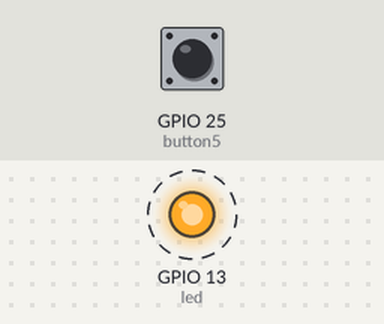
A sketch run on a simulated ESP32. Parts: output pins drawn as LEDs (lit = HIGH). Dashed ring = blinking. The test bench sets the inputs (shaded band); at power-on: GPIO 25 (button5) HIGH. What the sketch prints to the serial monitor is not drawn.

Above: at 4.8 s.
4.9 s: GPIO 25 (button5) pulled LOW for 2.35 s
Timing chart, 0 to 14.7 s (numbered marks = the images above; inputs shaded):
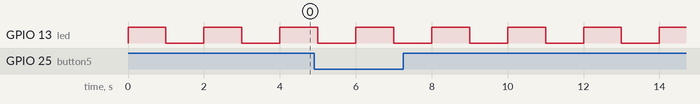

Measured:
- by itself, GPIO 13 (led): alternates HIGH for 1.0 s and LOW for 1.0 s

The sketch:

ButtonLedTest.ino
```cpp
static int button[7] = {39, 34, 35, 32, 33, 25, 26};
//static int led[7] = {13, 9, 10, 11, 6, 7, 8};

static int button5 = 25;
//static int button1 = 33;

int led = 13;

void setup() {

  pinMode( button5, INPUT_PULLUP );
 // pinMode( button1, INPUT_PULLUP );
//  for (int i = 0; i<7; i++) {
//    pinMode(button[i], INPUT_PULLUP);
//
//  }
  pinMode( led, OUTPUT );

  Serial.begin(115200);
}

void loop() {

  if( digitalRead( button5) ==LOW ){
    Serial.println("buttonn5 pressed");
  }
  digitalWrite(led, HIGH);
  delay(1000);
  digitalWrite(led, LOW);
  delay(1000);
//  if( digitalRead( button1 == LOW )){
//    Serial.println("buttonn1 pressed");
//  }


//  for (int i = 0; i<7; i++){
//    if (digitalRead(button[i]) == LOW) {
//      Serial.println("button pressed");
//    }

   // digitalWrite(13, HIGH);
    //else digitalWrite(13, LOW);

}
```
